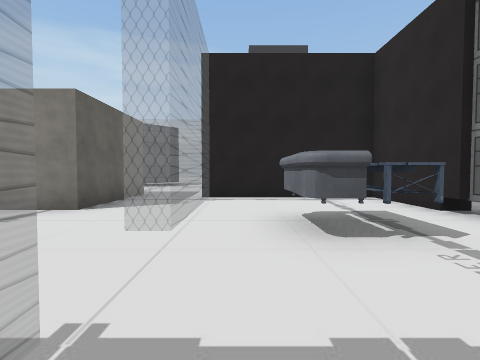
view 1 (above)

24 first-person views from a walk through a Unity game level. The camera is 1.3 m above the floor, tilts 2° down and sees 85° across. Doors are open. The floor is counted in squares, 2 m on a side. Each view is taken from the middle of a square. On the plan, view 1 faces up. The plan holds only what a view shows up to about 9 squares ahead; the rest is blank. The place goes on beyond the plan. The player is left out. Some surface patterns are stand-ins.

view 2
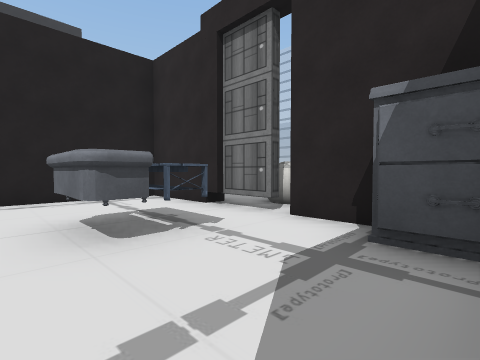

view 3
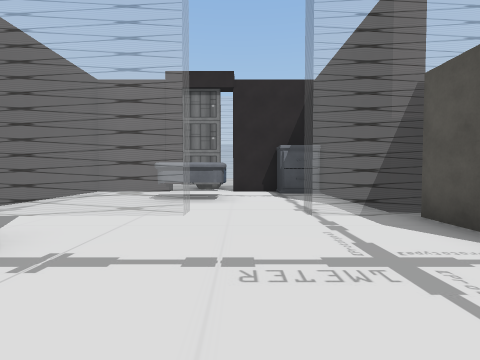

view 4
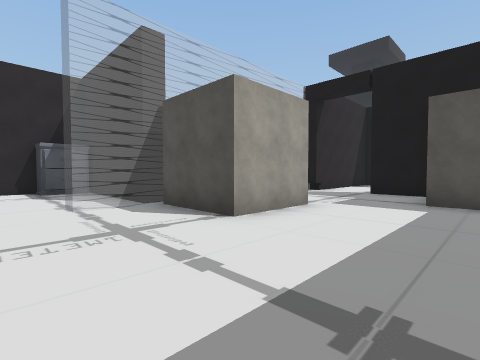

view 5
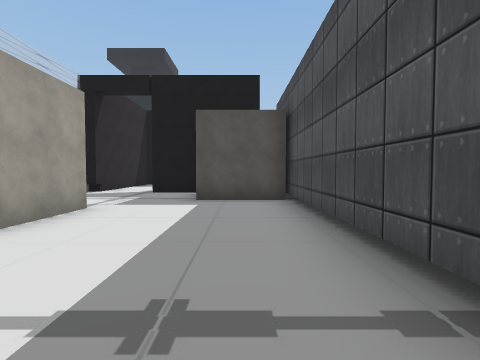

view 6
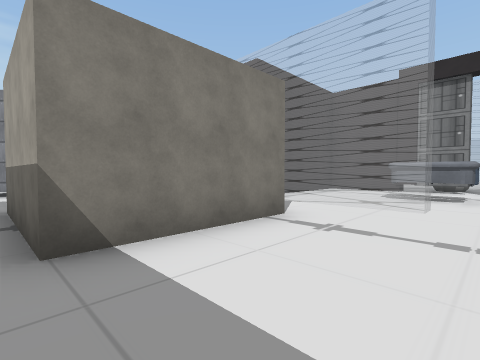

view 7
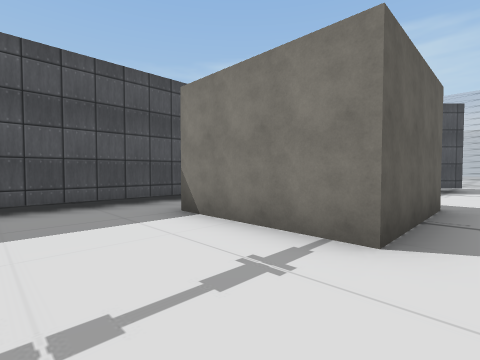

view 8
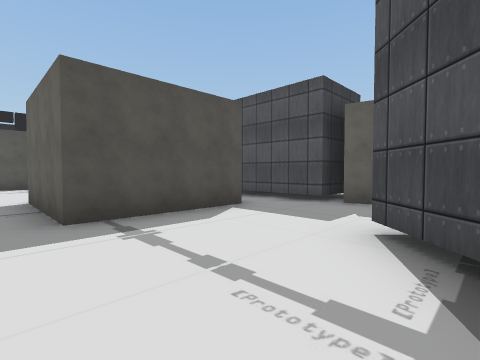

view 9
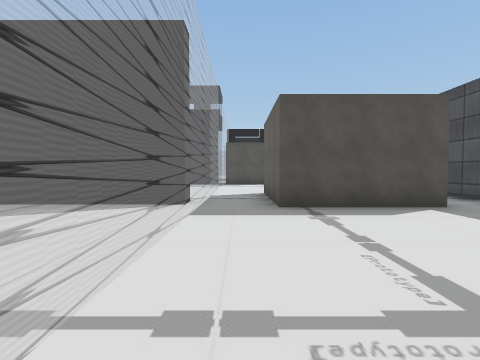

view 10
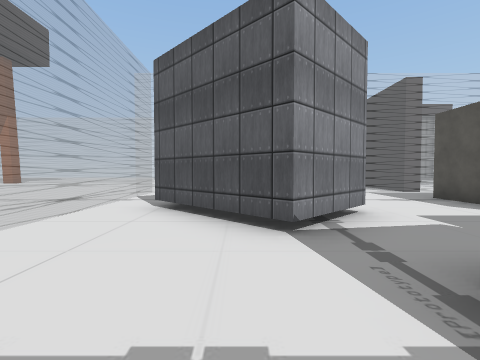

view 11
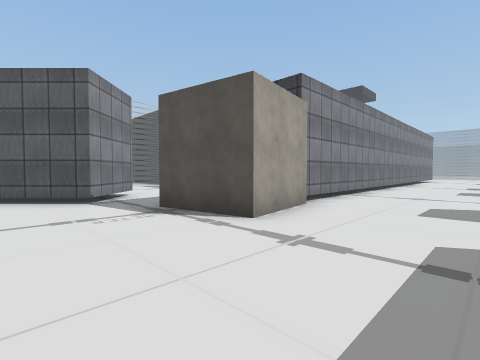

view 12
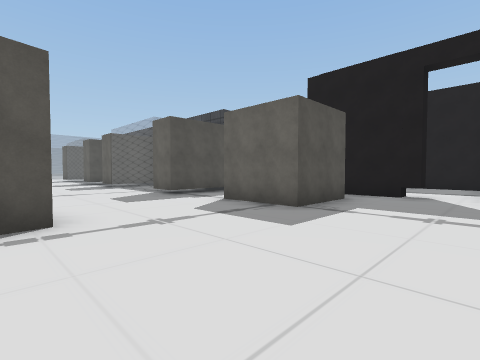

view 13
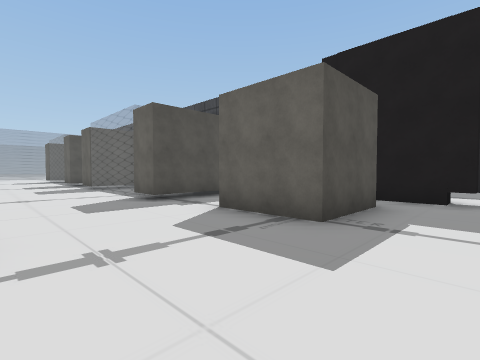

view 14
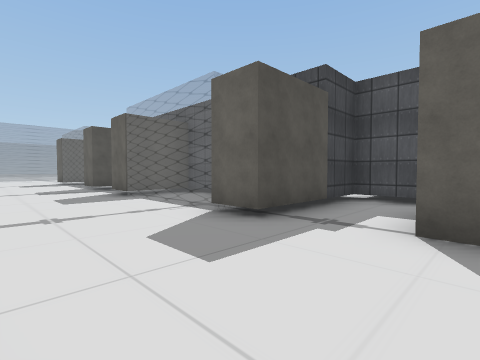

view 15
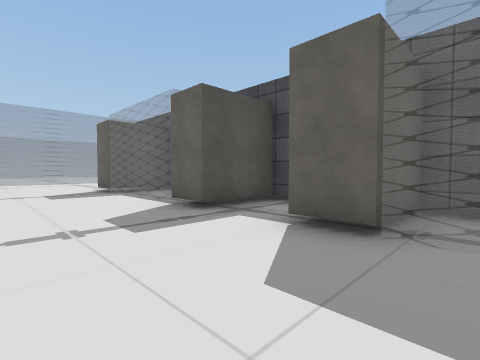

view 16
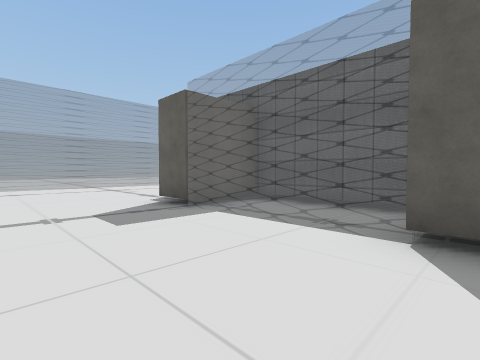

view 17
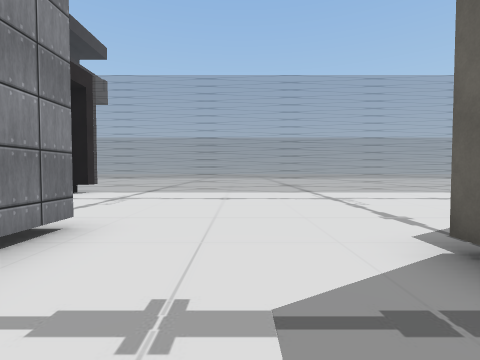

view 18
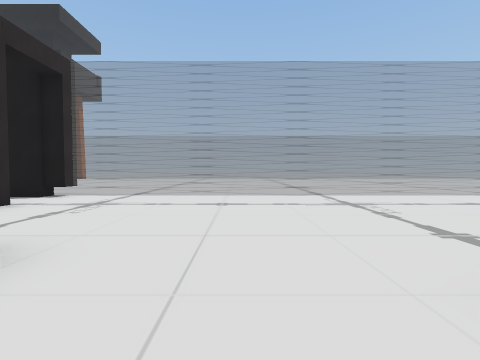

view 19
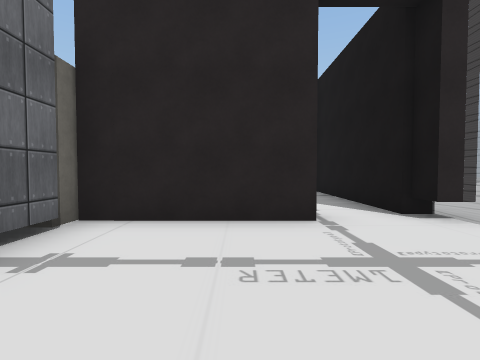

view 20
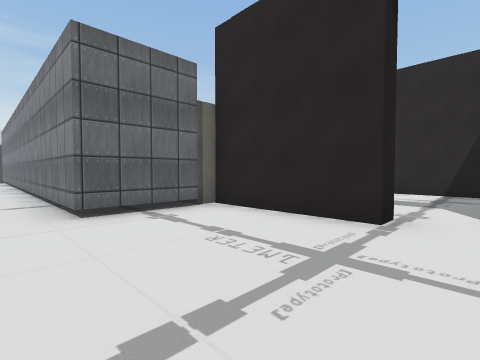

view 21
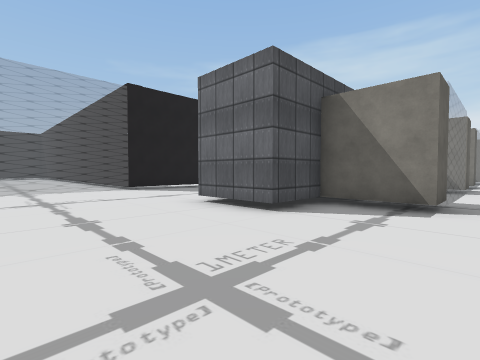

view 22
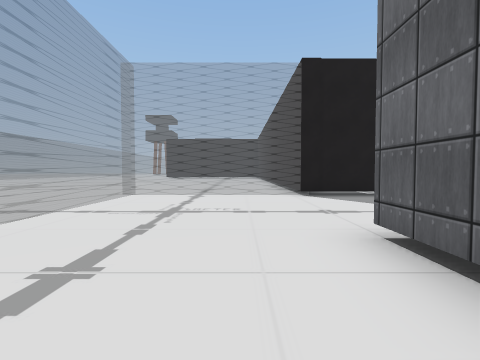

view 23
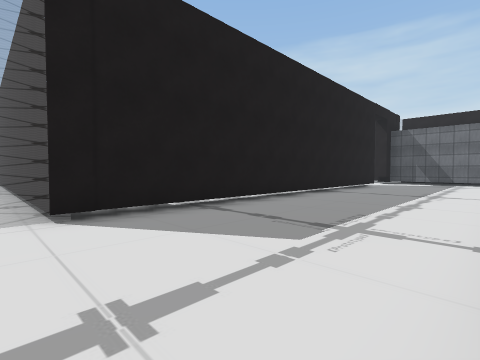

view 24
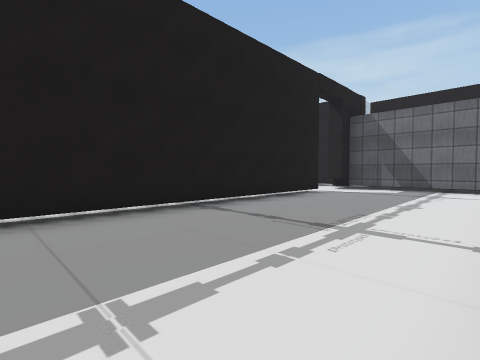

### Floor plan
Key: @ floor where view 1 was taken; # wall or solid block; x gap in a wall; . floor; D open door; = window, fence, low wall or low ledge; B ball; C closet; T thing the floor can be seen under or through; O other object.
Columns run from 29 left of view 1 to 5 right of it. Each row starts with its distance up from view 1.
 16                         ......
 15                         =====.
 14              ........ ......
 13         =...DD..........##.
 12          ....#.........####.
 11              #OOO......###..
 10              #  O...OO......=.
  9              #......OO......=..
  8         ######......###.....=...
  7         D....##OO...###.OOO.=#####
  6         D....  .=...###.O O.=....#
  5        .#....  .=...###.OOO.=....#
  4        .#.... #.=...###.....=.OO.#
  3        .#.... #OO...###.....=.OO.#B
  2        .#.... #OO...###..........#
  1        .T.... #.....###.....=...##
  0        .T.... #OO...###.....=@..C
 -1        .T.... #O=...###...OO=###
 -2        .T.... #.=...###...OO
 -3        .T.... #.=...###....
 -4        .T.... #O=...###OO...
 -5        .T.... #OO...# O  ...
 -6 ########T....##.....######.D=
 -7    ....==..............#  ..=
 -8       .==..............# ...=
 -9       .==..............x....=
-10       .==..............D....=
-11       .=====================
-12       ...................

Positions as (right, up) in squares from view 1, and headings:
1: (0, 0), facing up
2: (0, 0), facing up-right
3: (-5, 2), facing right
4: (-6, 2), facing down-right
5: (-6, 2), facing down
6: (-6, 2), facing up-right
7: (-2, 2), facing up-left
8: (-2, 11), facing down-left
9: (-2, 12), facing down
10: (-9, 12), facing right
11: (-12, 13), facing down-right
12: (-9, 14), facing down-left
13: (-10, 13), facing down-left
14: (-10, 10), facing down-left
15: (-10, 4), facing down-left
16: (-10, 0), facing down-left
17: (-11, -3), facing down
18: (-11, -4), facing down
19: (-10, -8), facing right
20: (-10, -10), facing up-right
21: (-12, -10), facing up-left
22: (-14, -8), facing left
23: (-17, -7), facing up-left
24: (-17, -2), facing up-left
